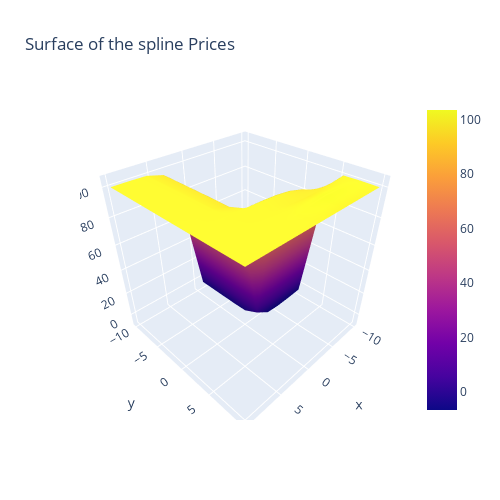

Notebook code cell kept with this figure:
### Code cell
fig = go.Figure(data=[go.Surface(z=cs_spline_approx, x=x1_test, y=x2_test)])

fig.update_layout(title='Surface of the spline Prices', autosize=True,
                  width=500, height=500,
                  xaxis_title="K")

fig.show()
